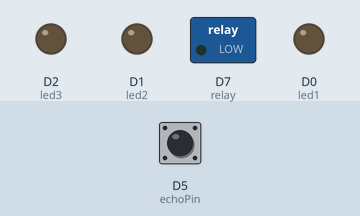
Simulated run of this sketch. Board: ESP8266 (NodeMCU). Shown: switched loads named in the sketch (green lamp = pin HIGH), output pins drawn as LEDs (lit = HIGH). The test bench sets the inputs (shaded band); at power-on: D5 (echoPin) LOW. WiFi joins after 1.5 s; servers stay silent unless stated; pins used as bus, display or sensor lines are not drawn.

Above: at 3.0 s.
3.1 s: D5 (echoPin) pulsed HIGH 2 times (0.12 s each, 0.3 s apart)
At 3.6 s:
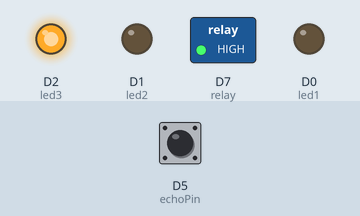
At 5.3 s:
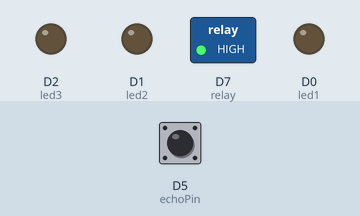
Timing chart, 0 to 6.8 s (numbered marks = the images above; inputs shaded):
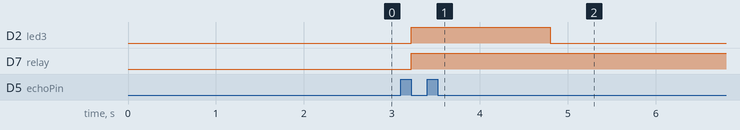

The sketch:

BLNYK_IOT_6.ino
```cpp
/* Comment this out to disable prints and save space */
#define BLYNK_PRINT Serial

/* Fill in information from Blynk Device Info here */
#define BLYNK_TEMPLATE_ID "TMPL6uCZd9kH0"
#define BLYNK_TEMPLATE_NAME "JarakAirBak"
#define BLYNK_AUTH_TOKEN "yEuSiqiUB0hJsz6itSnWOhVN9rSp8By0"


#include <ESP8266WiFi.h>
#include <BlynkSimpleEsp8266.h>

// Your WiFi credentials.
// Set password to "" for open networks.
char ssid[] = "ayen";
char pass[] = "ayen1234";

BlynkTimer timer;

#define led1 D0
#define led2 D1
#define led3 D2
#define echoPin D5
#define trigpin D6
#define relay D7

long durasi;
int jarak;
int volume;

BLYNK_CONNECTED(){
  Blynk.syncAll();
}

void TangkiAir(){

  // kode waktu sensor HY-SRF05
  digitalWrite(trigpin, LOW);
  delayMicroseconds(2);
  digitalWrite(trigpin, HIGH);
  delayMicroseconds(10);

  // durasi sensor HY-SRF05
  durasi = pulseIn(echoPin, HIGH);

  // Hitung Jarak Sensor
  jarak = durasi * 0.034/2;

  if(jarak < 20 && jarak > 10){
    digitalWrite(led1, HIGH);
    digitalWrite(led2, LOW);
    digitalWrite(led3, LOW);
    Blynk.virtualWrite(V2, 1);
    Blynk.virtualWrite(V3, 0);
    Blynk.virtualWrite(V4, 0);
  } else if(jarak < 30 && jarak > 20){
    digitalWrite(led2, HIGH);
    digitalWrite(led1, LOW);
    digitalWrite(led3, LOW);
    Blynk.virtualWrite(V3, 1);
    Blynk.virtualWrite(V2, 0);
    Blynk.virtualWrite(V4, 0);
  } else if(jarak > 30){
    digitalWrite(led3, HIGH);
    digitalWrite(led2, LOW);
    digitalWrite(led1, LOW);
    Blynk.virtualWrite(V4, 1);
    Blynk.virtualWrite(V3, 0);
    Blynk.virtualWrite(V2, 0);
  } else {
    digitalWrite(led1, LOW);
    digitalWrite(led2, LOW);
    digitalWrite(led3, LOW);
    Blynk.virtualWrite(V2, 0);
    Blynk.virtualWrite(V3, 0);
    Blynk.virtualWrite(V4, 0);
  }

  if(jarak >= 10 && jarak <= 40){
    volume = (40 - jarak) * 3.3333333;
    Blynk.virtualWrite(V1, volume);
  }

  if(volume < 20){
    digitalWrite(relay, HIGH);
  } else if(volume >= 90) {
    digitalWrite(relay, LOW);
  }

  Blynk.virtualWrite(V0, jarak);
}

void setup() {
  // put your setup code here, to run once:

  // Debug console
  Serial.begin(9600);

  Blynk.begin(BLYNK_AUTH_TOKEN, ssid, pass);
  timer.setInterval(1000L, TangkiAir);

  pinMode(led1, OUTPUT);
  pinMode(led2, OUTPUT);
  pinMode(led3, OUTPUT);
  pinMode(relay, OUTPUT);
  pinMode(trigpin, OUTPUT);
  pinMode(echoPin, INPUT);
}

void loop() {
  // put your main code here, to run repeatedly:
  Blynk.run();
  timer.run();
}
```

Measured:
- after the input at 3.1 s, D2 (led3): LOW → HIGH after 0.12 s, → LOW 1.6 s later; D7 (relay): LOW → HIGH after 0.12 s instead of 0.70 s
